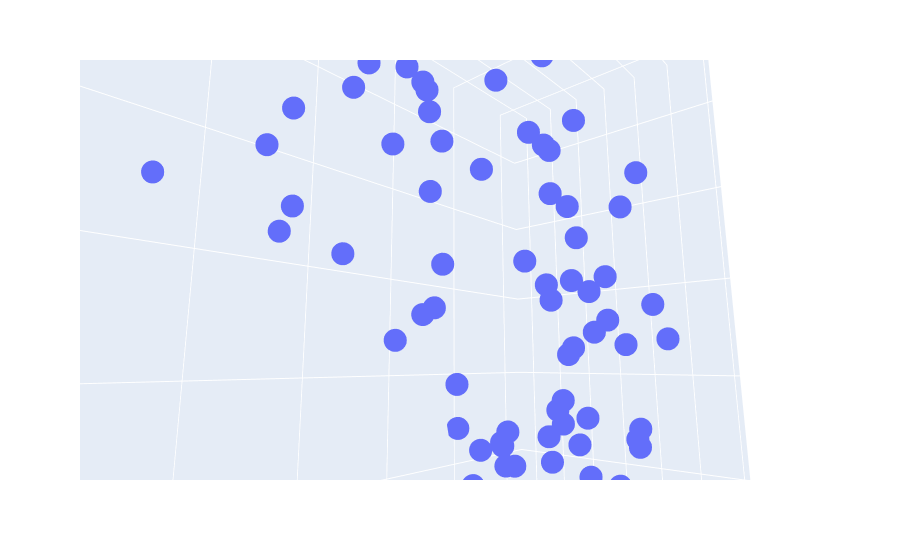

The notebook cell this image was saved under:
### Code cell
#pulsar_models.plot3d_plotly(m)
